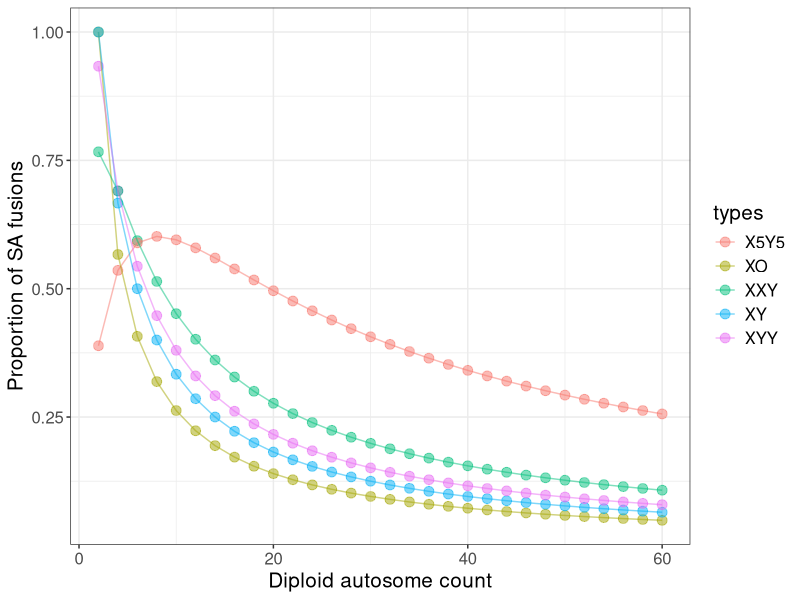

Generate this figure with R:
######
# Pfsa <- function(Da, scs){
#   if(scs=="XO"){
#     Xs <- 1
#     Y <- 0
#     Ds <- Da + 1
#     Dd <- Da + 2
#   }
#   if(scs=="XY"){
#     Xs <- 1
#     Y <- 1
#     Ds <- Da + 2
#     Dd <- Da + 2
#   }
#   if(scs=="XYY"){
#     Xs <- 1
#     Y <- 2
#     Ds <- Da + 3
#     Dd <- Da + 2
#   }
#   if(scs=="XXY"){
#     Xs <- 2
#     Y <- 1
#     Ds <- Da + 3
#     Dd <- Da + 4
#   }
#   res <- 1 - ((Da*(Da-2)+2*Xs*(2*Xs-2))/(2*Dd*(Dd-2))) -
#              ((Da*(Da-2)+max(c(Xs,Y))*(max(c(Xs,Y))-1))/(2*Ds*(Ds-2)))
#   return(res)
# }
# SimpPfsa <- function(Da, scs){
#   if(scs=="XO"){
#     Xs <- 1
#     Y <- 0
#     Ds <- Da + 1
#     Dd <- Da + 2
#   }
#   if(scs=="XY"){
#     Xs <- 1
#     Y <- 1
#     Ds <- Da + 2
#     Dd <- Da + 2
#   }
#   if(scs=="XYY"){
#     Xs <- 1
#     Y <- 2
#     Ds <- Da + 3
#     Dd <- Da + 2
#   }
#   if(scs=="XXY"){
#     Xs <- 2
#     Y <- 1
#     Ds <- Da + 3
#     Dd <- Da + 4
#   }
#   res <- ((2*Da*Xs + 2*Da*Y) / (2*Ds^2 - 4*Ds)) +
#          ((4*Da*Xs) / (2*Dd^2 - 4*Dd))
#   return(res)
# }
#####
# function for P(SA)
Pfsa <- function(Da, scs, mud = 0.5){ 
  #splitting the scs string apart
  sexchroms <- toupper(strsplit(scs, split = "")[[1]])
  # determining sex chromosome system
  if("X" %in% sexchroms){
    # counting the number of sex chromosomes
    Xs <- sum(sexchroms == "X")
    Y <- sum(sexchroms == "Y")
    # calculating other parameters
    Ds <- Da + Xs + Y
    Dd <- Da + 2 * Xs
    # performing the calculation
    res <- 1 - mud * ((Da * (Da - 2) + 4 * Xs * (Xs - 1)) / (Dd * (Dd - 2))) - 
      (1 - mud) * (((Xs * (Xs - 1))/(Ds * (Da + Xs - 1))) + 
                     ((Y * (Y - 1))/(Ds * (Da + Y - 1))) + 
                     ((Da * (Da - 2))/(Ds * (Ds - 2))))
    # determining sex chromsome system
  }else if("Z" %in% sexchroms){
    # counting sex chromosome
    Zd <- sum(sexchroms == "Z")
    W <- sum(sexchroms == "W")
    # calculating other paramters
    Dd <- Da + Zd + W
    Ds <- Da + 2 * Zd
    mus <- 1-mud
    # performing the calculation
    res <- 1 - mus * ((Da * (Da - 2) + 4 * Zd * (Zd - 1)) / (Ds * (Ds - 2))) - 
      (1 - mus) * (((Zd * (Zd - 1))/(Dd * (Da + Zd - 1))) + 
                     ((W * (W - 1))/(Dd * (Da + W - 1))) + 
                     ((Da * (Da - 2))/(Dd * (Dd - 2))))
    # determining the scs
  }else if("U" %in% sexchroms){
    # counting sex chromosomes
    U <- sum(sexchroms == "U")
    V <- sum(sexchroms == "V")
    # ensuring that the UV probability will be accurate
    if(U != V)stop('UV scs results are only accurate if the number of U chromosomes 
                   equals the number of V')
    # all diploids are heterogametic so setting mud = 0 gets rid of that area of the equation
    if(mud != 0)stop('Because the diploid phase is always heterogametic, mud must be 
                     set to 0 for UV scs.')
    # calcuating other parameters
    Ds <- Dd <- U + V + Da
    # performing the calculation
    res <- 1 - mud * ((Da * (Da - 2) + 4 * U * (U - 1)) / (Dd * (Dd - 2))) - 
      (1 - mud) * (((U * (U - 1))/(Ds * (Da + U - 1))) + 
                     ((V * (V - 1))/(Ds * (Da + V - 1))) + 
                     ((Da * (Da - 2))/(Ds * (Ds - 2))))
    # if the scs us not some sort of XY ZW or UV
  }else stop('scs must contain an X, Z or U (not case sensitive).')
  
  return(res)
}







maxnum <- 60
XO <- Pfsa(Da=seq(from=2, to=maxnum, by=2), scs="XO")
XY <- Pfsa(Da=seq(from=2, to=maxnum, by=2), scs="XY")
XYY <- Pfsa(Da=seq(from=2, to=maxnum, by=2), scs="XYY")
XXY <- Pfsa(Da=seq(from=2, to=maxnum, by=2), scs="XXY")
X5Y5 <- Pfsa(Da=seq(from=2, to=maxnum, by=2), scs="XXXXXYYYYY")
rates <- c(XO,XY,XYY,XXY, X5Y5)
types <- rep(c("XO", "XY", "XYY","XXY","X5Y5"), each=length(XO))
autosomes <- rep(seq(from=2, to=maxnum, by=2), times=5)
res <- data.frame(rates, types, autosomes)
library(ggplot2)
ggplot(res, aes(y=rates, x=autosomes)) + 
  geom_point(aes(colour=types), stat="identity", position="identity", alpha=0.5, size=3) + 
  geom_line(aes(colour=types), stat="identity", position="identity", alpha=0.5) + 
  theme_bw() + 
  theme(text=element_text(family="sans", face="plain", color="#000000", size=15, hjust=0.5, vjust=0.5)) + 
  scale_size(range=c(1, 3)) + 
  xlab("Diploid autosome count") + 
  ylab("Proportion of SA fusions")


# maxnum <- 60
# XO2 <- SimpPfsa(Da=seq(from=2, to=maxnum, by=2), scs="XO")
# XY2 <- SimpPfsa(Da=seq(from=2, to=maxnum, by=2), scs="XY")
# XYY2 <- SimpPfsa(Da=seq(from=2, to=maxnum, by=2), scs="XYY")
# XXY2 <- SimpPfsa(Da=seq(from=2, to=maxnum, by=2), scs="XXY")
# rates <- c(XO,XY,XYY,XXY)
# types <- rep(c("XO", "XY", "XYY","XXY"), each=length(XO))
# autosomes <- rep(seq(from=2, to=maxnum, by=2), times=4)
# res <- data.frame(rates, types, autosomes)
# 
# ggplot(res, aes(y=rates, x=autosomes)) + geom_point(aes(colour=types), stat="identity", position="identity", alpha=0.5, size=3) + geom_line(aes(colour=types), stat="identity", position="identity", alpha=0.5) + theme_bw() + theme(text=element_text(family="sans", face="plain", color="#000000", size=15, hjust=0.5, vjust=0.5)) + scale_size(range=c(1, 3)) + xlab("Diploid autosome count") + ylab("Proportion of fusions joining autosome and gonosome")
